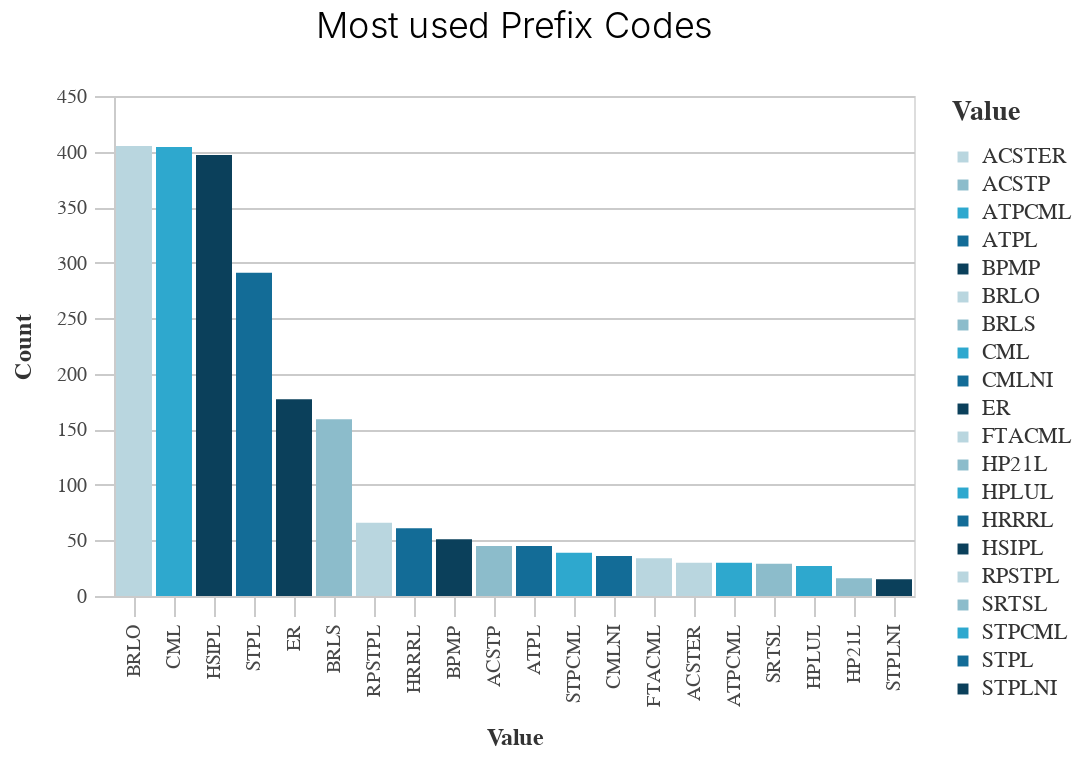

The notebook cell saved with this chart:
### Code cell
_dla_utils.basic_bar_chart((df_top>>filter(_.variable=='prefix')), 'value', 'count', 'value', subset, 'Most used Prefix Codes')

### Figure 1 — Vega-Lite specification as saved in the notebook (floating-point values rounded to 4 significant figures)
{"config": {"view": {"continuousWidth": 400, "continuousHeight": 300}, "axis": {"domainColor": "#cbcbcb", "grid": true, "gridColor": "#cbcbcb", "gridWidth": 1, "labelColor": "#474747", "labelFont": "Nunito Sans", "labelFontSize": 10, "labelPadding": 4, "tickColor": "#cbcbcb", "tickSize": 10, "titleColor": "#333", "titleFont": "Raleway", "titleFontSize": 12, "titlePadding": 10}, "axisBand": {"grid": false}, "background": "white", "font": "Raleway", "header": {"labelFont": "Nunito Sans", "titleFont": "Raleway"}, "legend": {"labelColor": "#333", "labelFont": "Nunito Sans", "labelFontSize": 11, "labelLimit": 0, "padding": 1, "symbolSize": 30, "symbolType": "square", "titleColor": "#333", "titleFont": "Raleway", "titleFontSize": 14, "titlePadding": 10}, "title": {"anchor": "middle", "font": "Raleway", "fontSize": 18, "fontWeight": 300, "offset": 20}}, "data": {"name": "data-c8020b9b8f360edefc4e9d4ac1d59184"}, "mark": "bar", "encoding": {"color": {"field": "value", "legend": {"title": "Value"}, "scale": {"range": ["#B9D6DF", "#8CBCCB", "#2EA8CE", "#136C97", "#0B405B"]}, "type": "nominal"}, "x": {"field": "value", "sort": "-y", "title": "Value", "type": "nominal"}, "y": {"field": "count", "title": "Count", "type": "quantitative"}}, "height": 250, "title": "Most used Prefix Codes", "width": 400, "$schema": "https://vega.github.io/schema/vega-lite/v4.17.0.json", "datasets": {"data-c8020b9b8f360edefc4e9d4ac1d59184": [{"value": "BRLO", "count": 405, "variable": "prefix"}, {"value": "CML", "count": 404, "variable": "prefix"}, {"value": "HSIPL", "count": 397, "variable": "prefix"}, {"value": "STPL", "count": 291, "variable": "prefix"}, {"value": "ER", "count": 177, "variable": "prefix"}, {"value": "BRLS", "count": 159, "variable": "prefix"}, {"value": "RPSTPL", "count": 66, "variable": "prefix"}, {"value": "HRRRL", "count": 61, "variable": "prefix"}, {"value": "BPMP", "count": 51, "variable": "prefix"}, {"value": "ACSTP", "count": 45, "variable": "prefix"}, {"value": "ATPL", "count": 45, "variable": "prefix"}, {"value": "STPCML", "count": 39, "variable": "prefix"}, {"value": "CMLNI", "count": 36, "variable": "prefix"}, {"value": "FTACML", "count": 34, "variable": "prefix"}, {"value": "ACSTER", "count": 30, "variable": "prefix"}, {"value": "ATPCML", "count": 30, "variable": "prefix"}, {"value": "SRTSL", "count": 29, "variable": "prefix"}, {"value": "HPLUL", "count": 27, "variable": "prefix"}, {"value": "HP21L", "count": 16, "variable": "prefix"}, {"value": "STPLNI", "count": 15, "variable": "prefix"}]}}
